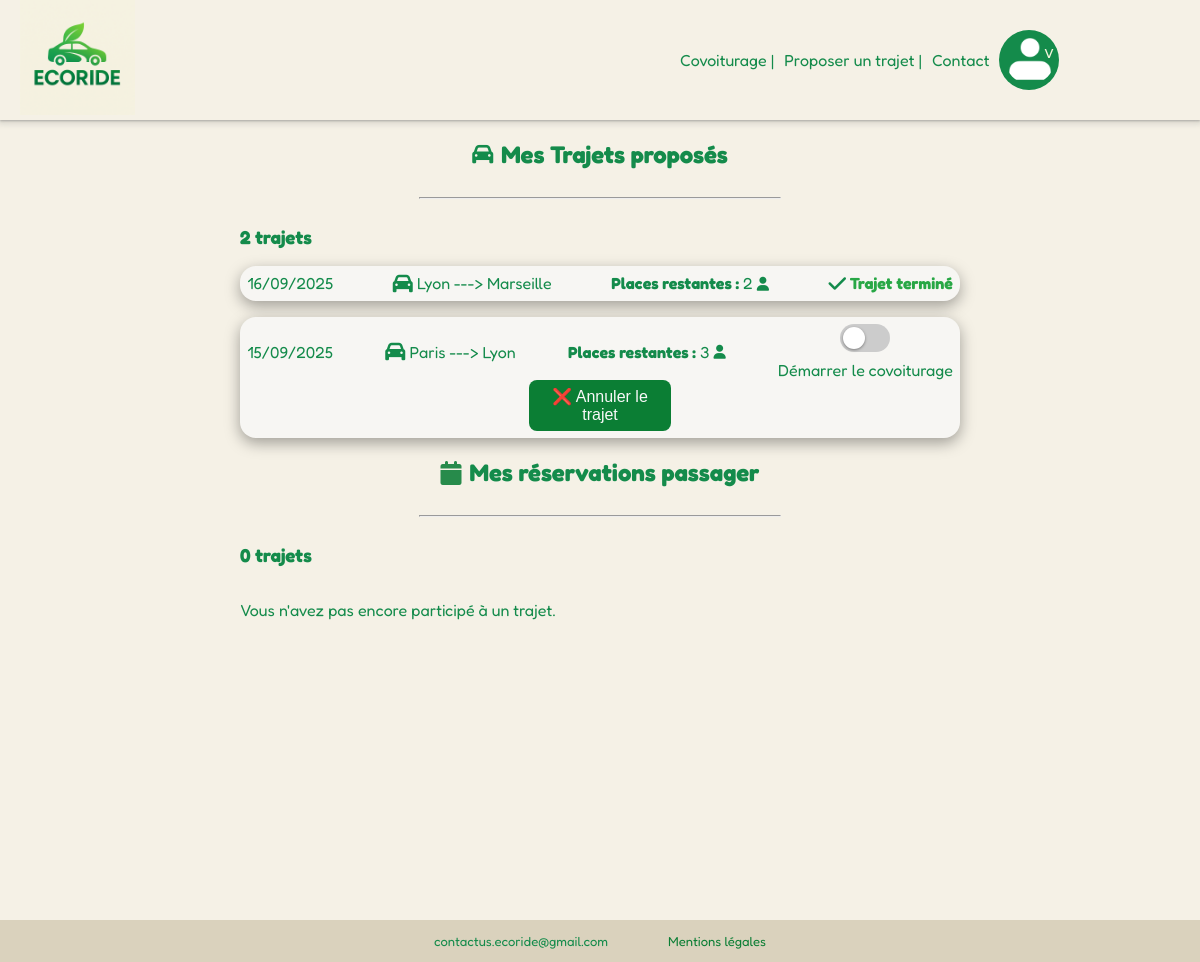
The app's page /pages/mes_trajets.php (signed in) with its own data.
### tables this page shows
CREATE TABLE covoiturage (
    covoiturage_id INT AUTO_INCREMENT PRIMARY KEY,
    date_depart DATE,
    heure_depart TIME,
    lieu_depart VARCHAR(50),
    date_arrivee DATE,
    heure_arrivee TIME,
    lieu_arrivee VARCHAR(50),
    statut ENUM ('non_démarré', 'en_cours', 'terminé') DEFAULT 'non_démarré',
    nb_place INT,
    prix_personne DECIMAL(10,2),
    voiture_id INT,
    conducteur_id INT,
    trajet_Ecologique BOOLEAN,
    Details TEXT,
    FOREIGN KEY (voiture_id) REFERENCES voiture(voiture_id),
    FOREIGN KEY (conducteur_id) REFERENCES users(users_id)
);

### pages/mes_trajets.php (the view, shortened to what this page needs)
<?php
require_once __DIR__ . '/../templates/header.php';
$users_id = $_SESSION['users_id'];
$user_trajets = [];
try {
    $recuptrajet = $bdd->prepare("SELECT c.covoiturage_id, c.date_depart, c.heure_depart, c.lieu_depart, c.lieu_arrivee, c.nb_place, c.statut FROM covoiturage c
                           JOIN voiture v ON c.voiture_id = v.voiture_id WHERE c.conducteur_id = ? ORDER BY c.date_depart DESC, c.heure_depart DESC");
    $recuptrajet->execute([$users_id]);
    $user_trajets = $recuptrajet->fetchAll(PDO::FETCH_ASSOC);
} catch (PDOException $e){
    echo "Erreur lors du chargement des données" .$e->getMessage();
}
$user_reservations = [];
try {
    $recupResa = $bdd->prepare("SELECT r.reservation_id, c.covoiturage_id, c.date_depart, c.heure_depart, c.lieu_depart, c.lieu_arrivee, c.prix_personne, c.statut, u.users_id AS conducteur_id, u.first_name, u.last_name, a.avis_id FROM reservation r JOIN covoiturage c ON r.covoiturage_id = c.covoiturage_id
        JOIN users u ON c.conducteur_id = u.users_id LEFT JOIN avis a ON a.covoiturage_id = c.covoiturage_id AND reviewer_id = r.passager_id WHERE r.passager_id = ? ORDER BY c.date_depart DESC, c.heure_depart DESC");
    $recupResa->execute([$users_id]);
    $user_reservations = $recupResa->fetchAll(PDO::FETCH_ASSOC);
} catch (PDOException $e){
    echo "Erreur lors du chargement des réservations : " .$e->getMessage();
}
?>
<body>
    <main>
        <section class="mesTrajets">
            <div class = "containerTrajet">
                <div class = "trajetResult">
                    <h2 class = titreH2> <i class="fa-solid fa-car fa-sm" style="color: #148b4b;"></i> Mes Trajets proposés </h2>
                    <hr>
                    <div class = "trajet">
                        <h3> <?=count($user_trajets); ?> trajets </h3>
                    </div>
                    <div class = "listeTrajets">
                        <?php if(empty($user_trajets)) : ?>
                            <p> Vous n'avez pas encore proposé de trajet. </p>
                            <p><a href="index.php?page=proposer_trajet"><i class="fa-solid fa-plus fa-sm" style="color: #ffffff;"></i> Proposer un nouveau trajet </a></p>
                        <?php else: ?>
                            <?php foreach ($user_trajets as $trajet) : ?>
                                <div class="historique">
                                    <span class = "detailsTrajet">
                                            <?php
                                                $date = new DateTime($trajet['date_depart']);
                                            ?>
                                            <span class ="date"> <?= $date->format('d/m/Y')?></span>
                                            <span class ="lieu depart_arrivee"><i class="fa-solid fa-car fa-lg" style="color: #148b4b;"></i> <?= ($trajet['lieu_depart'])?> ---> <?=($trajet ['lieu_arrivee'])?></span>
                                            <span><strong>Places restantes :</strong> <?= $trajet['nb_place'] ?> <i class="fa-solid fa-user fa-sm" style="color: #148b4b;"></i></span>
                                        <?php if ($trajet['statut'] === 'terminé') : ?>
                                            <span class="statutTermine"> <i class="fa-solid fa-check fa-lg" style="color: #148b4b;"></i> Trajet terminé </span>
                                        <?php elseif ($trajet['statut'] === 'annulé') : ?>
                                            <span class="statutAnnule"> <i class="fa-solid fa-ban" style="color: #cc1919;"></i> Trajet annulé </span>
                                        <?php else: ?>
                                            <form method="POST" action="index.php?page=statut_covoiturage" class="formStatut">
                                                <?php
                                                    $prochaine_action = 'demarrer';
                                                ?>
                                                <label class="switch">
                                                    <span class="slider"></span>
                                                </label>
                                                <span><?= $prochaine_action === 'demarrer' ? 'Démarrer le covoiturage' : 'Arrivée à destination' ?></span>
                                            </form>
                                    </span>
                                            <form class="formAnnule" method="POST" action="index.php?page=annuler_covoiturage" onsubmit="return confirm('Êtes-vous sûr de vouloir annuler le trajet ?');">
                                                <button type="submit" class="btnAnnuler"> ❌ Annuler le trajet </button>
                                            </form>
                                        <?php endif; ?>
                                </div>
                            <?php endforeach ?>
                        <?php endif; ?>
                    </div>
                </div>
                <div class = "trajetResult">
                    <h2 class="titreH2"><i class="fa-solid fa-calendar" style="color: #278b4b;"></i> Mes réservations passager </h2>
                    <hr>
                    <div class = trajet>
                        <h3> <?=count($user_reservations); ?> trajets </h3>
                    </div>
                    <div class = "listeTrajets">
                        <?php if(empty($user_reservations)) : ?>
                            <p> Vous n'avez pas encore participé à un trajet. </p>
                        <?php endif; ?>
                    </div>
                </div>
            </div>
        </section>
    </main>
</body>

### asset/CSS/style.css (style rules this page uses)
html, body { height : 100%; margin: 0; }
body { font-family: fredoka; margin: 0; padding: 0; background-color: #F5F1E6; color: #148B4B; display: flex; flex-direction: column; min-height: 100vh; }
main { flex:1; min-height: auto; }
h2 { display: flex; justify-content: center; color:#148B4B; }
.titreH2 { display: inline-flex; align-items: center; gap: 8px; }
label { color: #148B4B; font-weight:bold; }
::placeholder { font-family: inter; font-style: italic; }
a { text-decoration: none; color: #0b7e34; }
hr { width: 50%; }
form { display: flex; margin : 0; flex-direction: column; gap: 8px; }
.mesTrajets { min-height: 100vh; height: 100%; }
.trajetResult { width: 60%; height: 100%; display: flex; flex-direction: column; gap: 3%; }
.trajet { display: flex; justify-content: space-between; }
.listeTrajets { display: flex; flex-direction: column; height: auto; gap: 1em; }
.detailsTrajet { display: flex; justify-content: space-between; align-items: center; width: 100%; }
.formStatut { display: flex; align-items: center; }
.containerTrajet { display: flex; flex-direction: column; align-items: center; width: 100%; height: auto; gap : 5%; }
.historique { background-color: #f7f6f3; border-radius: 1em; padding:1%; box-shadow: rgba(0, 0, 0, 0.35) 0px 5px 15px; }
.formAnnule { align-items: center; }
.btnAnnuler { border-radius: 0.5em; color: #f9f9f9; padding: 1%; cursor: pointer; border: none; width: 20%; text-align: center; font-size: 16px; background-color: #0b7e34; }
.switch { position: relative; display: inline-block; width: 50px; height: 28px; user-select: none; }
.slider { position: absolute; cursor: pointer; top:0; left:0; right:0; bottom: 0; background-color: #ccc; transition: 0.4s; border-radius: 34px; }
.slider:before { position: absolute; content: ""; height: 22px; width: 22px; left: 3px; bottom: 3px; background-color: white; transition: 0.4s; border-radius: 50%; box-shadow: rgba(0, 0, 0, 0.4) 0px 1px 3px; }
.statutTermine { color : #28a745; font-weight: bold; }
footer { display: flex; align-items: center; justify-content: center; gap: 5%; margin-top: auto; color: #148B4B; font-size: small; background-color: #dad2bd; width: 100%; }

### records on screen
covoiturage: date_depart "16/09/2025", lieu_depart "Lyon", lieu_arrivee "Marseille", nb_place "2", statut "terminé" (drawn)
covoiturage: date_depart "15/09/2025", lieu_depart "Paris", lieu_arrivee "Lyon", nb_place "3", statut "Démarrer le covoiturage"

### other values on screen
count($user_trajets) "2"
count($user_reservations) "0"
